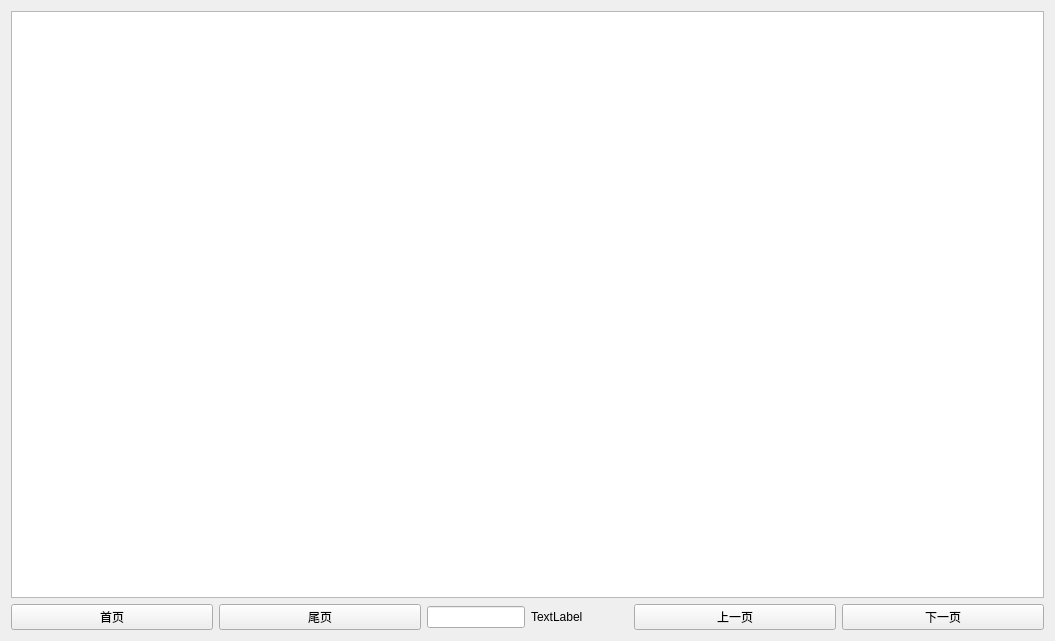
<?xml version="1.0" encoding="UTF-8"?>
<ui version="4.0">
 <class>TableData</class>
 <widget class="QWidget" name="TableData">
  <property name="geometry">
   <rect>
    <x>0</x>
    <y>0</y>
    <width>1055</width>
    <height>641</height>
   </rect>
  </property>
  <property name="windowTitle">
   <string>Form</string>
  </property>
  <layout class="QVBoxLayout" name="verticalLayout" stretch="3,1">
   <item>
    <widget class="QTableWidget" name="tableWidget"/>
   </item>
   <item>
    <layout class="QHBoxLayout" name="horizontalLayout_3" stretch="1,1,1,1,1">
     <item>
      <widget class="QPushButton" name="pushButton">
       <property name="text">
        <string>首页</string>
       </property>
      </widget>
     </item>
     <item>
      <widget class="QPushButton" name="pushButton_2">
       <property name="text">
        <string>尾页</string>
       </property>
      </widget>
     </item>
     <item>
      <layout class="QHBoxLayout" name="horizontalLayout_2" stretch="1,1">
       <item>
        <widget class="QLineEdit" name="lineEdit"/>
       </item>
       <item>
        <widget class="QLabel" name="label">
         <property name="text">
          <string>TextLabel</string>
         </property>
        </widget>
       </item>
      </layout>
     </item>
     <item>
      <widget class="QPushButton" name="pushButton_3">
       <property name="text">
        <string>上一页</string>
       </property>
      </widget>
     </item>
     <item>
      <widget class="QPushButton" name="pushButton_4">
       <property name="text">
        <string>下一页</string>
       </property>
      </widget>
     </item>
    </layout>
   </item>
  </layout>
 </widget>
 <resources/>
 <connections/>
</ui>
